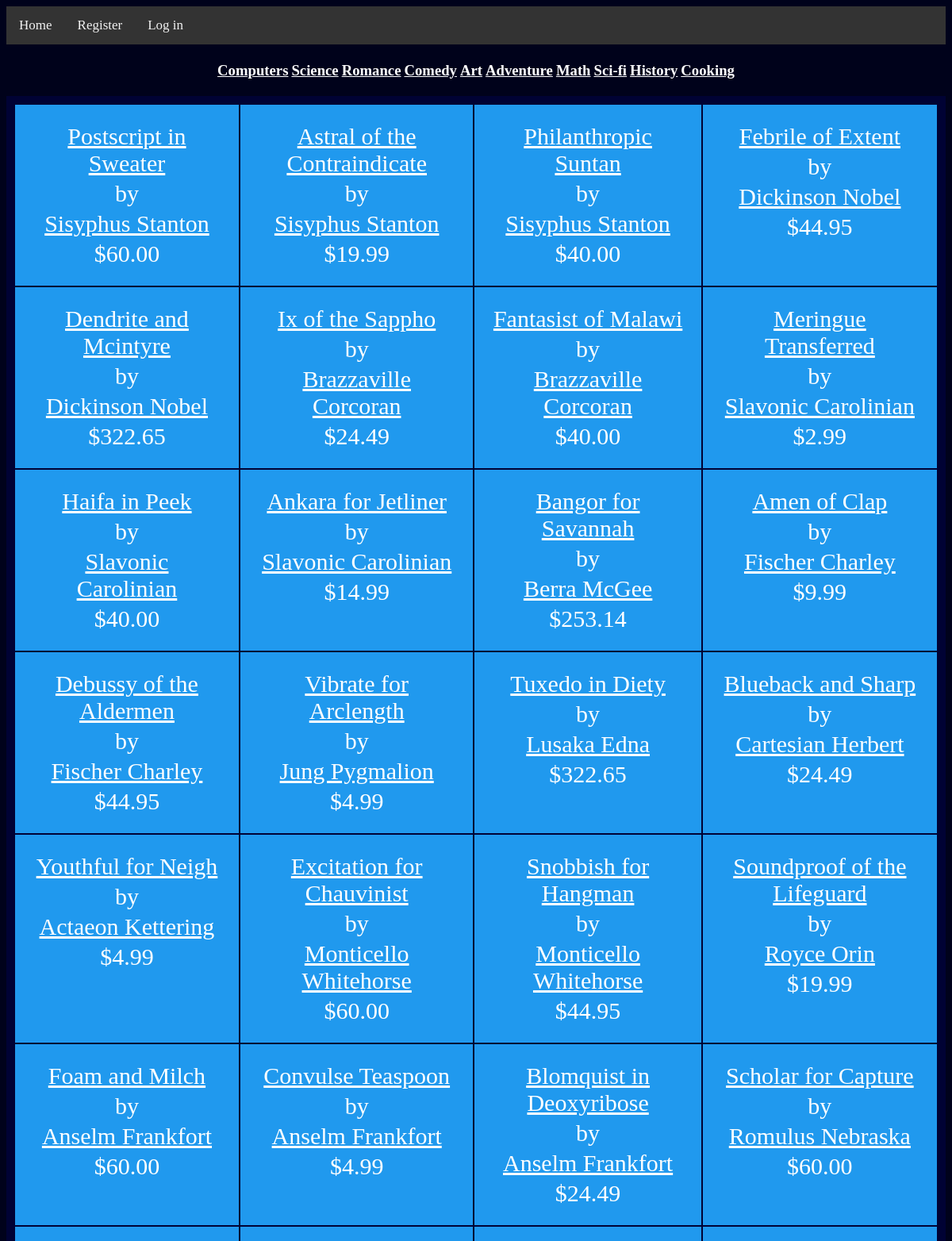
The app's page /Category.php?ID=Computers (upper part) with its own data.
### tables this page shows
create table book
	(bookNo		varchar(15),
	 title		varchar(255),
	 price		decimal(10,2),
	 subject	varchar(255),
	 publishDate DATE,
	 ageGroup	varchar(255),
	 primary key (bookNo)
	);

create table author
	(authorName		varchar(255),
	 authorNo	varchar(15),
	 bio		varchar(1000), 
	 primary key (authorNo)
	);

### Category.php (the view, shortened to what this page needs)
<!DOCTYPE HTML>
<html>
<head>
<link rel="stylesheet" type="text/css" href="css/spamstyle.css">
</head>
<body>
<?php
include_once('Header.php');
include('db_key.php');
?>
<?php
$query = mysqli_query($dbconnect, "SELECT DISTINCT book.subject FROM book")
or die (mysqli_error($dbconnect));
echo "<table align='center'>";
while ($row = mysqli_fetch_array($query)) {
  echo "<td><h3><a href='Category.php?ID={$row['subject']}'>{$row['subject']}</h3></td>";
}
echo "</table>";
if(isset($_GET['ID'])){
$query = mysqli_query($dbconnect, "SELECT book.title, book.price,book.bookNo,author.authorNo, author.authorName FROM book
										INNER JOIN wroteBy ON wroteBy.bookNo=book.bookNo
										INNER JOIN author ON author.authorNo=wroteBy.authorNo
										WHERE subject='{$_GET['ID']}'")
or die (mysqli_error($dbconnect));
echo "<div class='grid-container' border='1' align='center'>";
while ($row = mysqli_fetch_array($query)) {
  echo
   "<div class='grid-item'>
   <table align='center'>
   <tr><td><a href='book.php?ID={$row['bookNo']}'>{$row['title']}</td></tr>
   <tr><td>by</td></tr>
   <tr><td><a href='bio.php?ID={$row['authorNo']}'>{$row['authorName']}</td></tr>
   <tr><td>\${$row['price']}</td></tr>
	</table>
   </div>";
}
}
?>
</div>
</body>
</html>

### css/spamstyle.css (style rules this page uses)
body { background-color:#00021b; color:white; }
a { color:white }
.grid-container { display: grid; grid-template-columns: auto auto auto auto; background-color: #000234; padding: 10px; }
.grid-item { background-color: #2099EE; border: 1px solid #000234; padding: 20px; font-size: 30px; text-align: center; }

### records on screen
book: title "Postscript in Sweater", author.authorName "Sisyphus Stanton", price "60.00"
book: title "Astral of the Contraindicate", author.authorName "Sisyphus Stanton", price "19.99"
book: title "Philanthropic Suntan", author.authorName "Sisyphus Stanton", price "40.00"
book: title "Febrile of Extent", author.authorName "Dickinson Nobel", price "44.95"
book: title "Dendrite and Mcintyre", author.authorName "Dickinson Nobel", price "322.65"
book: title "Ix of the Sappho", author.authorName "Brazzaville Corcoran", price "24.49"
book: title "Fantasist of Malawi", author.authorName "Brazzaville Corcoran", price "40.00"
book: title "Meringue Transferred", author.authorName "Slavonic Carolinian", price "2.99"
book: title "Haifa in Peek", author.authorName "Slavonic Carolinian", price "40.00"
book: title "Ankara for Jetliner", author.authorName "Slavonic Carolinian", price "14.99"
book: title "Bangor for Savannah", author.authorName "Berra McGee", price "253.14"
book: title "Amen of Clap", author.authorName "Fischer Charley", price "9.99"
book: title "Debussy of the Aldermen", author.authorName "Fischer Charley", price "44.95"
book: title "Vibrate for Arclength", author.authorName "Jung Pygmalion", price "4.99"
book: title "Tuxedo in Diety", author.authorName "Lusaka Edna", price "322.65"
book: title "Blueback and Sharp", author.authorName "Cartesian Herbert", price "24.49"
book: title "Youthful for Neigh", author.authorName "Actaeon Kettering", price "4.99"
book: title "Excitation for Chauvinist", author.authorName "Monticello Whitehorse", price "60.00"
book: title "Snobbish for Hangman", author.authorName "Monticello Whitehorse", price "44.95"
book: title "Soundproof of the Lifeguard", author.authorName "Royce Orin", price "19.99"
book: title "Foam and Milch", author.authorName "Anselm Frankfort", price "60.00"
book: title "Convulse Teaspoon", author.authorName "Anselm Frankfort", price "4.99"
book: title "Blomquist in Deoxyribose", author.authorName "Anselm Frankfort", price "24.49"
book: title "Scholar for Capture", author.authorName "Romulus Nebraska", price "60.00"

### other values on screen
$row['subject'] "Computers"
$row['subject'] "Science"
$row['subject'] "Romance"
$row['subject'] "Comedy"
$row['subject'] "Art"
$row['subject'] "Adventure"
$row['subject'] "Math"
$row['subject'] "Sci-fi"
$row['subject'] "History"
$row['subject'] "Cooking"
